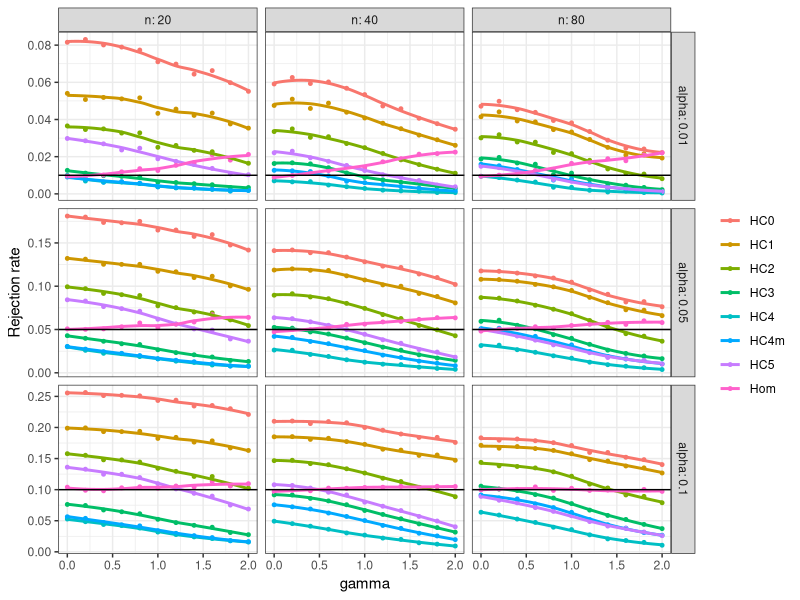

The R source for this figure:
## ---- chunk 1
library(dplyr)
library(tidyr)
library(ggplot2)

dfx4 <- read.csv("Results/MacKinnon/20161016.csv", stringsAsFactors=FALSE)
dfx3 <- read.csv("Results/MacKinnon/20161016x3.csv", stringsAsFactors=FALSE)

df <- rbind(dfx4, dfx3) %>%
  select(-X, -(B:power), -(iterations:seed), -criterion, -percent_NA) %>%
  gather(key = alpha, value = p, p.005:p.100) %>%
  mutate(alpha = as.numeric(sub(".","", alpha)),
         HC = ifelse(HC=="OLS","Hom",HC))

df %>%
  filter(test == "naive" & coef == "x4" & 
           n %in% c(20,40,80) & 
           alpha %in% c(.01, .05, .10)) %>%
  ggplot(aes(x = g,
             y = p,
             color = HC)) +
  geom_point(size = 1) + 
  geom_smooth(method = "loess", se = F, size = 1) +
  geom_hline(aes(yintercept = alpha)) +
  facet_grid(alpha ~ n, scale = "free", labeller = "label_both") +
  labs(x = "gamma", y = "Rejection rate", color = "") + 
  theme_bw()

